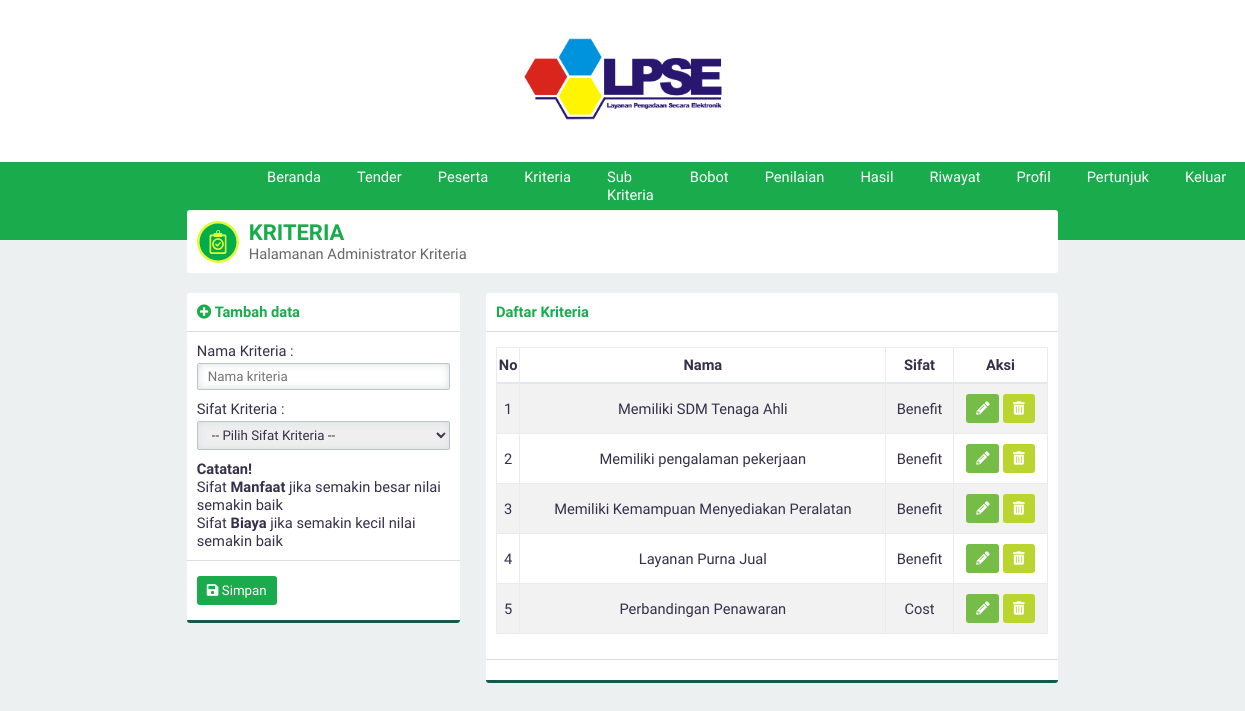
/?page=kriteria (signed in), run on the app's committed database.
### tables this page shows
CREATE TABLE `kriteria` (
  `id_kriteria` int(3) NOT NULL,
  `namaKriteria` varchar(50) NOT NULL,
  `sifat` enum('Benefit','Cost') NOT NULL
);

### page/kriteria.php (the view, shortened to what this page needs)
<div class="panel">
    <div class="panel-middle" id="judul">
        <img src="asset/image/kriteria.svg">
        <div id="judul-text">
            <h2 class="text-green">KRITERIA</h2>
            Halamanan Administrator Kriteria
        </div>
    </div>
</div>
<div class="row">
    <div class="col-4">
        <div class="panel">
            <?php
            if (@htmlspecialchars($_GET['aksi'])=='ubah'){
                include 'ubahkriteria.php';
            }else{
                include 'tambahkriteria.php';
            }
            ?>
        </div>
    </div>
    <div class="col-8">
        <div class="panel">
            <div class="panel-top">
                <b class="text-green">Daftar Kriteria</b>
            </div>
            <div class="panel-middle">
                <div class="table-responsive">
                    <table>
                        <thead><tr><th>No</th><th>Nama</th><th>Sifat</th><th>Aksi</th></tr></thead>
                        <tbody>
                        <?php
                        $query="SELECT * FROM kriteria";
                        $execute=$konek->query($query);
                        if ($execute->num_rows > 0){
                            $no=1;
                            while($data=$execute->fetch_array(MYSQLI_ASSOC)){
                                echo"
                                <tr id='data'>
                                    <td>$no</td>
                                    <td>$data[namaKriteria]</td>
                                    <td>$data[sifat]</td>
                                    <td><div class='norebuttom'>
                                    <a class=\"btn btn-light-green\" href='./?page=kriteria&aksi=ubah&id=".$data['id_kriteria']."'><i class='fa fa-pencil-alt'></i></a>
                                    <a class=\"btn btn-yellow\" data-a=".$data['namaKriteria']." id='hapus' href='./proses/proseshapus.php/?op=kriteria&id=".$data['id_kriteria']."'><i class='fa fa-trash-alt'></i></a></td>
                                </div></tr>";
                                $no++;
                            }
                        }else{
                            echo "<tr><td  class='text-center text-green' colspan='4'><b>Kosong</b></td></tr>";
                        }
                        ?>
                </div>
            <div class="panel-bottom"></div>

### asset/css/style.css (style rules this page uses)
* { padding: 0; margin: 0; font-family: 'Work Sans', sans-serif; color: #36304A; font-weight: 500; letter-spacing: normal; }
a { text-decoration: none; }
h2 { font-size: 1.5em; }
b, h1, h2, h3, h4, h5 { padding: 0; font-weight: 600 !important; margin: 0.83em 0em; }
.text-green { color: #1aab4c !important; }
.btn { border: none; -webkit-padding: 7px 10px; -o-padding: 7px 10px; -moz-padding: 7px 10px; padding: 7px 10px; border-radius: 3px; margin: 5px 0px; display: inline-block; cursor: pointer; font-size: 10pt !important; }
.btn i { color: white !important; }
.btn-light-green { background-color: #76bd47; color: white !important; }
.btn-yellow { background-color: #bad530; color: white !important; }
.row { margin-top: 10px; display: flex; }
div[class^="col-"] { margin-left: 3%; }
div[class^="col-"]:first-child { margin-left: 0%; }
.col-4 { width: 31.3333333333%; }
.col-8 { width: 65.6666666667%; }
.table-responsive { overflow-y: hidden; }
table { width: 100%; text-align: center; border-collapse: collapse; margin: 5px 0px 15px 0px; }
table tr th { padding: 8px 0px; border: solid 1px #e9ecef; border-bottom: solid 2px #e4e7ea; font-weight: bold; }
table td { border: solid 1px #e9ecef; padding: 5px; }
table tr#data:nth-child(odd) { background-color: #f2f2f2; }
.panel { background-color: white; border-radius: 3px; -webkit-box-sizing: border-box; -moz-box-sizing: border-box; -o-box-sizing: border-box; box-sizing: border-box; margin-bottom: 20px; overflow: hidden; }
.panel-top { padding: 10px; box-sizing: padding-box; border-bottom: solid 1px #dddddd; }
.panel-middle { padding: 10px; box-sizing: padding-box; }
.panel-bottom { padding: 10px; border-bottom: solid 3px #135a4c; border-top: solid 1px #dddddd; }
body { background-color: #ECF0F1; display: flex; width: 100vw; height: 100vh; align-items: center; flex-direction: column; overflow-x: hidden; font-size: 11pt; }
#judul { display: flex; align-items: center; }
#judul img { margin-right: 10px; }
#judul #judul-text { color: #666666; }
#judul #judul-text h2 { margin: 0 !important; }

### data on the page
kriteria: namaKriteria "Memiliki SDM Tenaga Ahli", sifat "Benefit"
kriteria: namaKriteria "Memiliki pengalaman pekerjaan", sifat "Benefit"
kriteria: namaKriteria "Memiliki Kemampuan Menyediakan Peralatan", sifat "Benefit"
kriteria: namaKriteria "Layanan Purna Jual", sifat "Benefit"
kriteria: namaKriteria "Perbandingan Penawaran", sifat "Cost"
